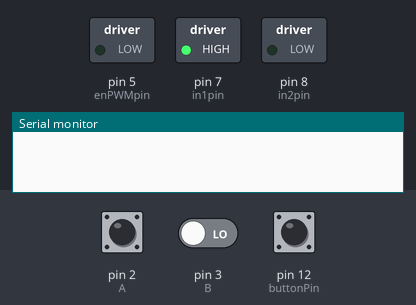
Recording of a sketch running on a simulated Arduino Uno, built with avr-gcc and run on an emulated ATmega328P. Shown: switched loads named in the sketch (green lamp = pin HIGH), the last lines printed to the serial monitor. Inputs (shaded band) come from the test bench; at power-on: pin 12 (buttonPin) HIGH, pin 2 (A) HIGH, pin 3 (B) LOW.

Above: at 1.2 s.
1.3 s: pin 12 (buttonPin) pulled LOW for 0.15 s
At 2.0 s:
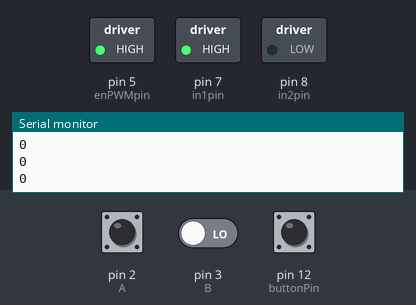
Timing chart, 0 to 4.3 s (numbered marks = the images above; inputs shaded):
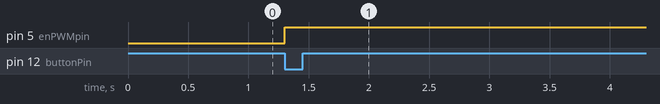

Measured:
- after the input at 1.3 s, pin 5 (enPWMpin): LOW → HIGH at once

The sketch:

RSA_Lab8_Q4.ino
```cpp
/* Lab 08 - Servomotor Position Control, Question 4
   written by Zooey He and Randall Elkind
   11.06.2019

   The purpose of this program is to track the motor position,
   and use a proportionality constant to move the motor to the
   desired position.
*/


// Declaring Important Pins
const byte A = 2;  //initialize low interrupt pin
const byte B = 3;  //initialize high interrupt pin
const byte enPWMpin = 5;
const byte in1pin = 7;
const byte in2pin = 8;
const byte potReadPin = A0;
const byte buttonPin = 12;

// Other Variables
volatile int count = 0; // encoder position           [counts]
float desiredCount = 0; // desired position           [counts]
float error = 0;        // error                      [rad]
float ctrlSig = 0;      // control signal             [V]
const float Kprop = 3;  // Proporationality Constant  [V/rad]
const float KD = 0.5;   // Derivative Constant        [V/(rad/s)]
const int deltaT = 10;  // loop delay                 [ms]
const float outDur = 4; // Output Duration            [s]

unsigned long previousTime = millis();
float prevError = 0;

void setup() {
  Serial.begin(9600);
  //declare pins for input and output
  pinMode(A, INPUT);
  pinMode(B, INPUT);
  pinMode(enPWMpin, OUTPUT);
  pinMode(in1pin, OUTPUT);
  pinMode(in2pin, OUTPUT);
  pinMode(potReadPin, INPUT);
  pinMode(buttonPin, INPUT_PULLUP);

  //Initialize the direction of motor spin
  digitalWrite(in1pin, HIGH);
  digitalWrite(in2pin, LOW);

  //Set interrupts calling switchLED function and to trigger when falling
  attachInterrupt(0, chA, CHANGE);
  attachInterrupt(1, chB, CHANGE);
}

void loop() {
  if (digitalRead(buttonPin) == LOW) {
    // Gets the desired count from potentiometer and calculates error and derivative error
    count = 0;
    desiredCount = 1632.0;
    unsigned long start = millis();
    while (millis() - start < outDur * 1e3) {
      Serial.println(count);
      error = (desiredCount - count) / 1632.0 * 2 * PI;
      float errDeriv = (error - prevError) / deltaT * 1000.0;

      // Creates the control signal from Kprop and KD, then writes the direction
      ctrlSig = Kprop * error + KD * errDeriv;
      if (ctrlSig > 0) {
        digitalWrite(in1pin, HIGH);
        digitalWrite(in2pin, LOW);
      } else if (ctrlSig < 0) {
        digitalWrite(in1pin, LOW);
        digitalWrite(in2pin, HIGH);
      }

      // Writes a PWM to the enable pin of the H-Bridge
      unsigned int enPWMvalue = (int)constrain(abs(ctrlSig / 5 * 255), 0, 255);
      //Serial.println(enPWMvalue);
      analogWrite(enPWMpin, enPWMvalue);

      // Regulates the loop rate
      while (millis() - previousTime < deltaT) {}
      previousTime = millis();
      prevError = error;
    }
  }


}

// Interrupt functions for keeping track of the encoder
void chA () {
  if (digitalRead(A) != digitalRead(B)) {
    count++;
  }
  else {
    count--;
  }
}

void chB () {
  if (digitalRead(A) == digitalRead(B)) {
    count++;
  }
  else {
    count--;
  }
}
```
